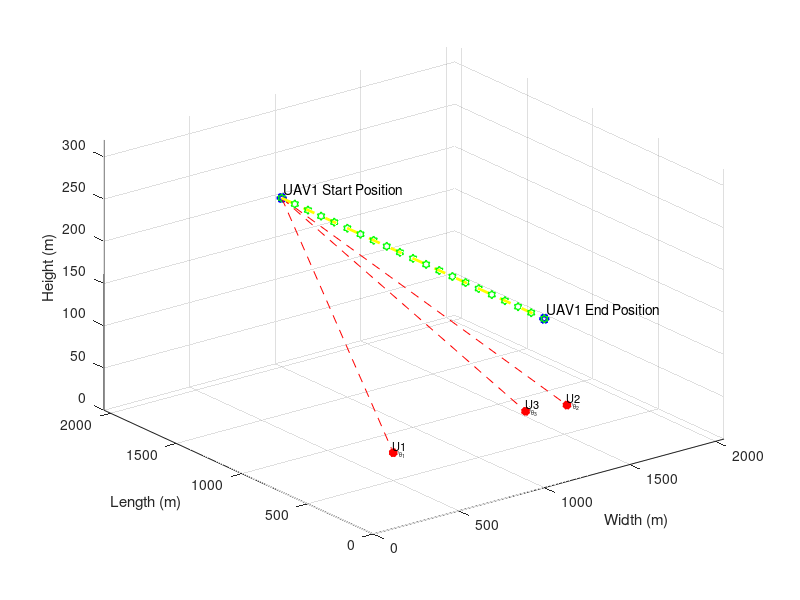
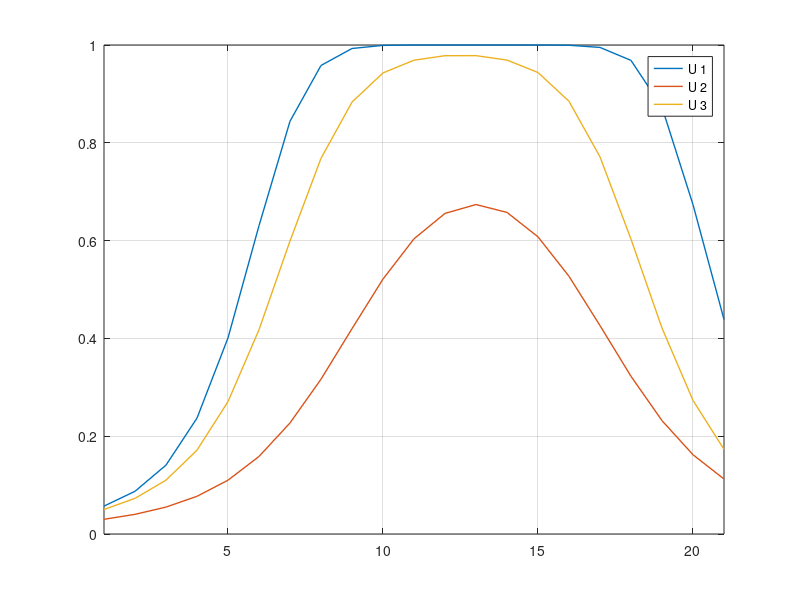
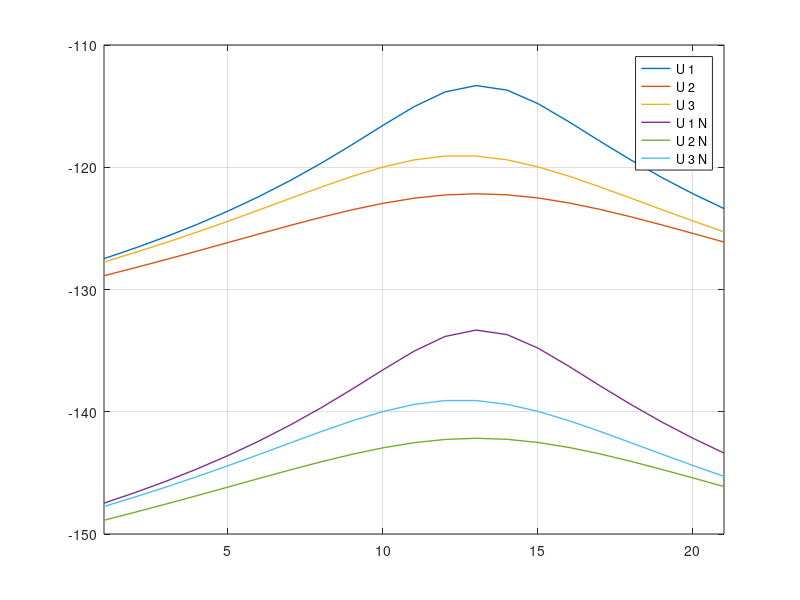
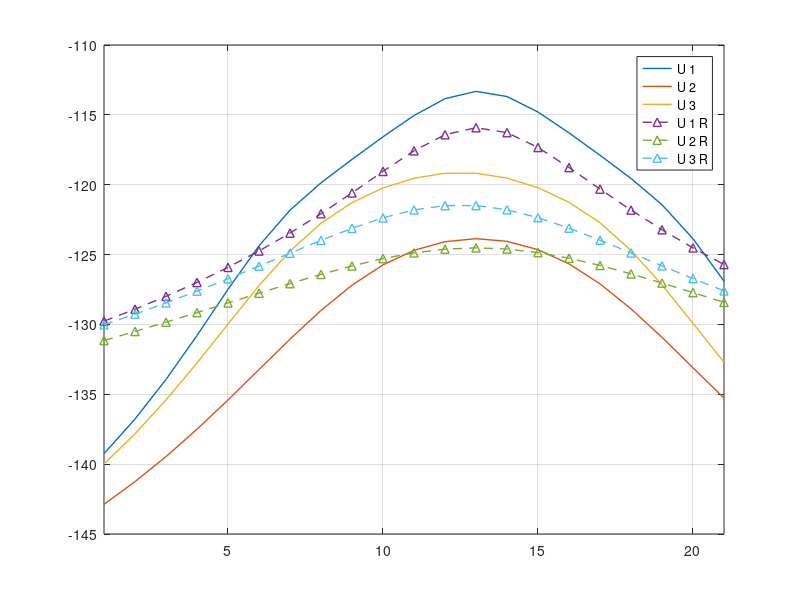

Source code (MATLAB) for these figures, in order:
clc;
clear variables;
close all;

%% Simulation Environment

enWidth = 2000;             % Simulation Environment Width (X axis)
enLength = 2000;            % Simulation Environment Length (Y axis)
enHeight = 320;             % Simulation Environment Height (Z axis)
maxHeighUAV = 300;          % Maximum Height of UAV
minHeighUAV = 150;           % Minimum Height of UAV
noUsers = 3;                % Number of Users
%noBS = 3;                   % Number of Base Sations
noUAV = 1;                  % Number of UAVs

%% Users, Base Sataions and UAV Position

% UAV Position
for i=1:noUAV
    xUAV_S(i) = 1000;       % UAV position in X axis
    yUAV_S(i) = enLength;      % UAV position in Y axis
    zUAV_S(i) = 200;%randi([minHeighUAV,maxHeighUAV]);   % UAV position in Z axis
end

% UAV End Position
for i=1:noUAV
    xUAV_E(i) = 1000;       % UAV position in X axis
    yUAV_E(i) = 0;      % UAV position in Y axis
    zUAV_E(i) = 200;%randi([minHeighUAV,maxHeighUAV]);   % UAV position in Z axis
end

% UAV Position
for i=1:noUAV
    xUAV(i) = 1000;       % UAV position in X axis
    yUAV(i) = enLength;      % UAV position in Y axis
    zUAV(i) = zUAV_S(i);   % UAV position in Z axis
end

% Users' posision
for i=1:noUsers
    xUser(i) = randi(enWidth);      % User position in X axis
    yUser(i) = randi(enLength);     % User position in Y axis
    zUser(i) = 0;                   % User position in Z axis = 0
end

%% Figure Plot in Initial State

% User plotting
figure,
userPlot = plot3(xUser,yUser,zUser,'r*','linewidth',3); hold on;
for o=1:noUsers
    textUsers(o) = text(xUser(o)-10,yUser(o)-10,zUser(o)+10,['U',num2str(o)],'FontSize', 8);
    textUsAngle(o) = text(xUser(o)+10,yUser(o)+10,['U_{\theta_{',num2str(o),'}}'],'FontSize', 6);
end

% UAVs Plotting
plot3(xUAV_S, yUAV_S, zUAV_S, 'bh','linewidth', 3);
for o=1:noUAV
    text(xUAV_S(o) + 20, yUAV_S(o) + 10, zUAV_S(o) + 10,['UAV',num2str(o),' Start Position']);
end

plot3(xUAV_E, yUAV_E, zUAV_E, 'bh','linewidth', 3);
for o=1:noUAV
    text(xUAV_E(o) + 20, yUAV_E(o) + 10, zUAV_E(o) + 10,['UAV',num2str(o),' End Position']);
end



% Plotting LoS Channel between users and UAVs
for i = 1:noUAV
    for directUsers = 1:noUsers
        plot3([xUAV(i) xUser(directUsers)], [yUAV(i) yUser(directUsers)],[zUAV(i) zUser(directUsers)], 'r--','linewidth', 0.1); drawnow
    end
end

% Plotting UAV default path
for i = 1:noUAV
    plot3([xUAV_S(i) xUAV_E(i)], [yUAV_S(i) yUAV_E(i)],[zUAV_S(i) zUAV_E(i)], 'y--','linewidth', 2); drawnow
end

mx = (zUAV_S - zUAV_E)/(yUAV_S - yUAV_E);
c = zUAV_S - mx*yUAV_S;

%eqY = m*x + c;

% 3D Plot labels
xlim([0 2050])
ylim([0 2050])
zlim([0 320])
xlabel('Width (m)');
ylabel('Length (m)');
zlabel('Height (m)');
grid on; hold on; drawnow

index = 1;

%% Information for path loss model

eta = 2.5;              % Path Loss Component
b_0dB = -50;            % Reference Channel Gain in dB
b_0 = db2pow(b_0dB);    % Reference Channel Gain in linear scale
k = 0.01;               % Additional attenuation for NLoS

%% Infromation for Rician Fading Model

% Rician factor
K_min = 4;      % K_min value in dB
K_max = 12;     % K_max value in dB

A1 = db2pow(K_min);
A2 = (2/pi)*log((db2pow(K_max))/A1);

%N = 10^5;
g = sqrt(1/2)*(randn(1,1)+1i*randn(1,1));

%% Simulation

for j = enLength:-100:0
    for i=1:noUAV
        zUAV(i) = mx*j + c;
        yUAV(i) = j;
        plot3(xUAV(i),  yUAV(i),  zUAV(i), 'gh','linewidth', 1);hold on;

        % LoS distance between UAVs and Users
        for m=1:noUsers
            groundDisUAV_User(i,m) = sqrt((xUAV(i)-xUser(m))^2 + (yUAV(i)-yUser(m))^2);
            DisUAV_User(i,m) = sqrt(groundDisUAV_User(i,m)^2 + zUAV^2);
            
            % Elavation Angle in radiant between UAVs and Users
            angleUAV_User(i,m) = atan(zUAV(i)/groundDisUAV_User(i,m))*(180/pi);
            
            
            PLoS(index,i,m) = 1/(1+(10*exp(-0.6*(angleUAV_User(i,m)-10))));
            
            pow_LoS = b_0*(DisUAV_User(i,m)^(-eta));
            pow_NLoS = k*b_0*(DisUAV_User(i,m)^(-eta));
            Ch_pow_LoS(index,i,m) = pow2db(pow_LoS); 
            Ch_pow_NLoS(index,i,m) = pow2db(pow_NLoS);
            
            % Expected Path Loss Channel gain
            E_bd = PLoS(index,i,m)*pow_LoS + (1 - PLoS(index,i,m))*pow_NLoS;
            E_bd_dB(index,i,m) = pow2db(E_bd); % in dB
            
            
            % Angle depend rician factor
            K_UAV_User(i,m) = A1*exp(A2*angleUAV_User(i,m)*(pi/180));
            
            g_UAV_User(i,m) = sqrt(K_UAV_User(i,m)/(1+K_UAV_User(i,m)))*g + sqrt(1/(1+K_UAV_User(i,m)))*g;
            
            h_UAV_Users(i,m) = sqrt(pow_LoS)*g_UAV_User(i,m);
            
            h_UAV_Users_dB(index,i,m) = pow2db(abs(h_UAV_Users(i,m))^2);
            
        end
    end
    index = index +1;
end

steps = 1:21;
figure;
plot(steps,PLoS(:,1,1),'linewidth', 1);hold on;
plot(steps,PLoS(:,1,2),'linewidth', 1);
plot(steps,PLoS(:,1,3),'linewidth', 1);
xlim([1 21])
ylim([0 1])
legend('U 1', 'U 2', 'U 3');
grid on;

figure;
plot(steps,Ch_pow_LoS(:,1,1),'linewidth', 1);hold on;
plot(steps,Ch_pow_LoS(:,1,2),'linewidth', 1);
plot(steps,Ch_pow_LoS(:,1,3),'linewidth', 1);
plot(steps,Ch_pow_NLoS(:,1,1),'linewidth', 1);hold on;
plot(steps,Ch_pow_NLoS(:,1,2),'linewidth', 1);
plot(steps,Ch_pow_NLoS(:,1,3),'linewidth', 1);
xlim([1 21])
%ylim([0 1])
legend('U 1', 'U 2', 'U 3', 'U 1 N', 'U 2 N', 'U 3 N');
grid on;

figure;
plot(steps,E_bd_dB(:,1,1),'linewidth', 1);hold on;
plot(steps,E_bd_dB(:,1,2),'linewidth', 1);
plot(steps,E_bd_dB(:,1,3),'linewidth', 1);

plot(steps,h_UAV_Users_dB(:,1,1),'--^','linewidth', 1);hold on;
plot(steps,h_UAV_Users_dB(:,1,2),'--^','linewidth', 1);
plot(steps,h_UAV_Users_dB(:,1,3),'--^','linewidth', 1);

xlim([1 21])
%ylim([0 1])
legend('U 1', 'U 2', 'U 3', 'U 1 R', 'U 2 R', 'U 3 R');
grid on;